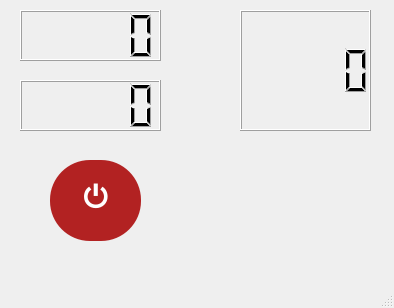
<?xml version="1.0" encoding="UTF-8"?>
<ui version="4.0">
 <class>MainWindow</class>
 <widget class="QMainWindow" name="MainWindow">
  <property name="geometry">
   <rect>
    <x>0</x>
    <y>0</y>
    <width>394</width>
    <height>308</height>
   </rect>
  </property>
  <property name="windowTitle">
   <string>MainWindow</string>
  </property>
  <widget class="QWidget" name="centralwidget">
   <widget class="QLCDNumber" name="lcdNumber">
    <property name="geometry">
     <rect>
      <x>20</x>
      <y>10</y>
      <width>141</width>
      <height>51</height>
     </rect>
    </property>
   </widget>
   <widget class="QPushButton" name="pushButton">
 <property name="geometry">
  <rect>
   <x>50</x>
   <y>160</y>
   <width>91</width>
   <height>81</height>
  </rect>
 </property>
 <property name="text">
  <string>&#x23FB;</string>
 </property>
 <property name="styleSheet">
  <string notr="true">
   QPushButton {
       background-color: #B22222;
       border: none;
       border-radius: 40px;
       color: white;
       font-size: 28px;
       font-weight: bold;
       padding: 10px;
   }
   QPushButton:hover {
       background-color: #cc3333;
   }
   QPushButton:pressed {
       background-color: #800000;
   }
  </string>
 </property>
</widget>

   <widget class="QLCDNumber" name="lcdNumber_2">
    <property name="geometry">
     <rect>
      <x>20</x>
      <y>80</y>
      <width>141</width>
      <height>51</height>
     </rect>
    </property>
   </widget>
   <widget class="QLCDNumber" name="lcdNumber_3">
    <property name="geometry">
     <rect>
      <x>240</x>
      <y>10</y>
      <width>131</width>
      <height>121</height>
     </rect>
    </property>
   </widget>
  </widget>
  <widget class="QMenuBar" name="menubar">
   <property name="geometry">
    <rect>
     <x>0</x>
     <y>0</y>
     <width>394</width>
     <height>21</height>
    </rect>
   </property>
  </widget>
  <widget class="QStatusBar" name="statusbar"/>
 </widget>
 <resources/>
 <connections/>
</ui>
